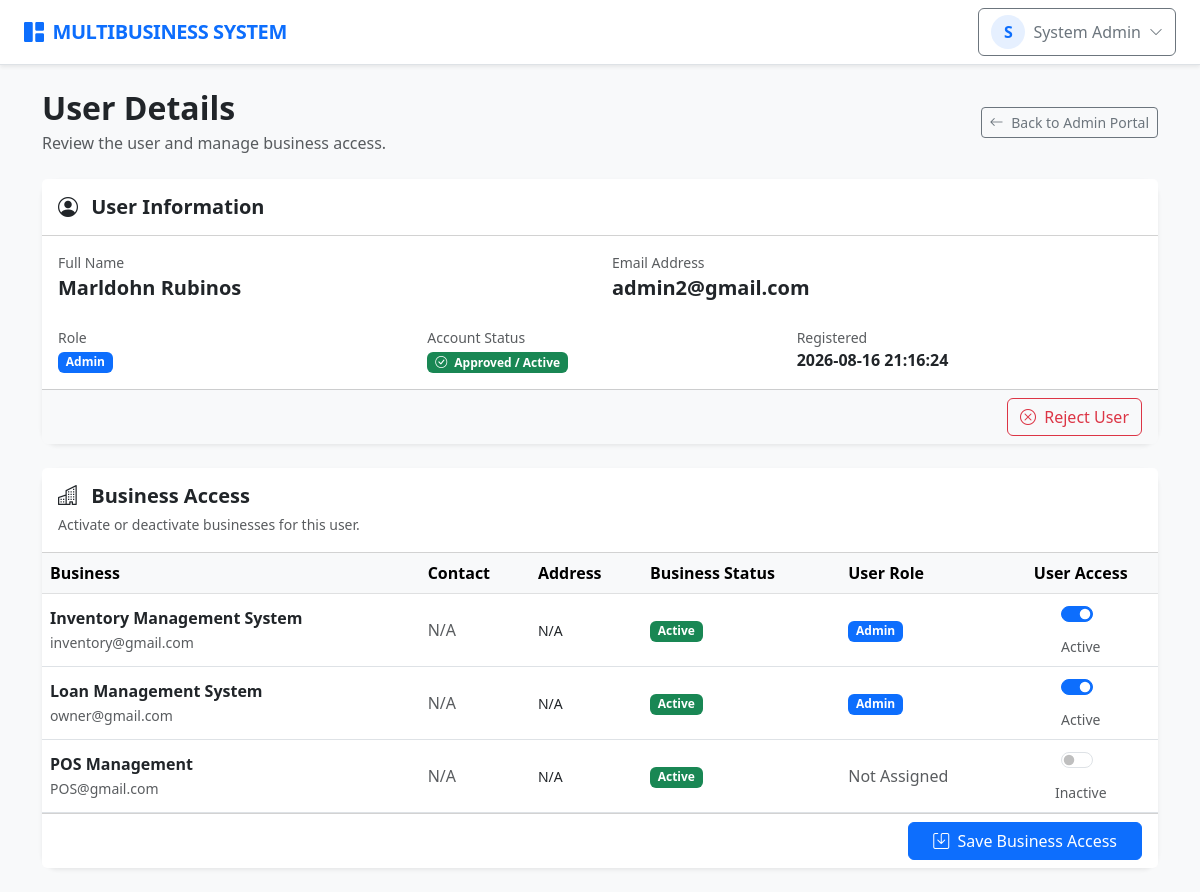
The app's page /public/index.php?page=admin_user_details&id=5 (signed in) with its own data.
### tables this page shows
CREATE TABLE `users` (
  `id` int(11) NOT NULL,
  `name` varchar(150) NOT NULL,
  `email` varchar(150) NOT NULL,
  `password` varchar(255) NOT NULL,
  `role` enum('super_admin','admin','staff') NOT NULL DEFAULT 'staff',
  `status` enum('active','inactive','pending') NOT NULL DEFAULT 'active',
  `created_at` timestamp NOT NULL DEFAULT current_timestamp(),
  `updated_at` timestamp NULL DEFAULT NULL ON UPDATE current_timestamp()
);

CREATE TABLE `businesses` (
  `id` int(11) NOT NULL,
  `name` varchar(150) NOT NULL,
  `email` varchar(150) DEFAULT NULL,
  `phone` varchar(50) DEFAULT NULL,
  `address` text DEFAULT NULL,
  `status` enum('active','inactive') NOT NULL DEFAULT 'active',
  `created_at` timestamp NOT NULL DEFAULT current_timestamp(),
  `updated_at` timestamp NULL DEFAULT NULL ON UPDATE current_timestamp()
);

### resources/admin_user_details.php (the view, shortened to what this page needs)
<?php
$pdo = Database::getConnection();
$targetUserId = (int)($_GET['id'] ?? 0);
$stmt = $pdo->prepare("
    SELECT
        id,
        name,
        email,
        role,
        status,
        created_at,
        updated_at
    FROM users
    WHERE id = ?
    LIMIT 1
");
$stmt->execute([$targetUserId]);
$user = $stmt->fetch(PDO::FETCH_ASSOC);
$stmt = $pdo->query("
    SELECT
        id,
        name,
        email,
        phone,
        address,
        status,
        created_at
    FROM businesses
    ORDER BY name ASC
");
$businesses = $stmt->fetchAll(PDO::FETCH_ASSOC);
$stmt = $pdo->prepare("
    SELECT
        business_id,
        role
    FROM business_users
    WHERE user_id = ?
");
$stmt->execute([$targetUserId]);
$userBusinesses = [];
foreach ($stmt->fetchAll(PDO::FETCH_ASSOC) as $row) {
    $userBusinesses[(int)$row['business_id']] = $row['role'];
}
include __DIR__ . '/partials/header.php';
?>
<div class="container py-4">
    <div class="d-flex justify-content-between align-items-center mb-4">
        <div>
            <h2 class="fw-bold mb-1">
                User Details
            </h2>
            <p class="text-muted mb-0">
                Review the user and manage business access.
            </p>
        </div>
        <a
            href="index.php?page=admin_portal"
            class="btn btn-outline-secondary btn-sm"
        >
            <i class="bi bi-arrow-left me-1"></i>
            Back to Admin Portal
        </a>
    </div>
    <div class="card shadow-sm border-0 rounded-4 mb-4">
        <div class="card-header bg-white py-3">
            <h5 class="fw-bold mb-0">
                <i class="bi bi-person-circle me-2"></i>
                User Information
            </h5>
        </div>
        <div class="card-body">
            <div class="row g-4">
                <div class="col-md-6">
                    <div class="text-muted small">
                        Full Name
                    </div>
                    <div class="fw-bold fs-5">
                        <?= htmlspecialchars($user['name']) ?>
                    </div>
                </div>
                <div class="col-md-6">
                    <div class="text-muted small">
                        Email Address
                    </div>
                    <div class="fw-bold fs-5">
                        <?= htmlspecialchars($user['email']) ?>
                    </div>
                </div>
                <div class="col-md-4">
                    <div class="text-muted small">
                        Role
                    </div>
                    <?php
                    $role = $user['role'] ?? 'staff';
                    $roleClass = 'secondary';
                    if ($role === 'super_admin') {
                        $roleClass = 'danger';
                    } elseif ($role === 'admin') {
                        $roleClass = 'primary';
                    } elseif ($role === 'staff') {
                        $roleClass = 'secondary';
                    }
                    ?>
                    <span class="badge bg-<?= $roleClass ?>">
                        <?= htmlspecialchars(
                            ucwords(str_replace('_', ' ', $role))
                        ) ?>
                    </span>
                </div>
                <div class="col-md-4">
                    <div class="text-muted small">
                        Account Status
                    </div>
                    <?php
                    $userStatus = $user['status'] ?? 'pending';
                    if ($userStatus === 'active'):
                    ?>
                        <span class="badge bg-success">
                            <i class="bi bi-check-circle me-1"></i>
                            Approved / Active
                        </span>
                    <?php endif; ?>
                </div>
                <div class="col-md-4">
                    <div class="text-muted small">
                        Registered
                    </div>
                    <div class="fw-semibold">
                        <?= htmlspecialchars(
                            $user['created_at']
                        ) ?>
                    </div>
                </div>
            </div>
        </div>
        <div class="card-footer bg-light">
            <div class="d-flex justify-content-end gap-2">
                <?php if ($userStatus === 'active'): ?>
                    <form
                        method="POST"
                        onsubmit="return confirm('Reject this user?');"
                    >
                        <button
                            type="submit"
                            class="btn btn-outline-danger"
                        >
                            <i class="bi bi-x-circle me-1"></i>
                            Reject User
                        </button>
                    </form>
                <?php endif; ?>
            </div>
        </div>
    </div>
    <div class="card shadow-sm border-0 rounded-4">
        <div class="card-header bg-white py-3">
            <h5 class="fw-bold mb-1">
                <i class="bi bi-buildings me-2"></i>
                Business Access
            </h5>
            <small class="text-muted">
                Activate or deactivate businesses for this user.
            </small>
        </div>
        <form method="POST">
            <?php if (empty($businesses)): ?>
                <div class="p-4 text-center">
                    <i
                        class="bi bi-buildings text-muted"
                        style="font-size:3rem;"
                    ></i>
                    <p class="text-muted mt-3 mb-0">
                        No businesses found.
                    </p>
                </div>
            <?php else: ?>
                <div class="table-responsive">
                    <table class="table table-hover align-middle mb-0">
                        <thead class="table-light">
                            <tr>
                                <th>
                                    Business
                                </th>
                                <th>
                                    Contact
                                </th>
                                <th>
                                    Address
                                </th>
                                <th>
                                    Business Status
                                </th>
                                <th>
                                    User Role
                                </th>
                                <th class="text-center">
                                    User Access
                                </th>
                            </tr>
                        </thead>
                        <tbody>
                            <?php foreach ($businesses as $business): ?>
                                <?php
                                $businessId = (int)$business['id'];
                                $hasAccess = isset(
                                    $userBusinesses[$businessId]
                                );
                                $businessStatus =
                                    $business['status'] ?? 'active';
                                ?>
                                <tr>
                                    <td>
                                        <div class="fw-bold">
                                            <?= htmlspecialchars(
                                                $business['name']
                                            ) ?>
                                        </div>
                                        <?php if (!empty($business['email'])): ?>
                                            <small class="text-muted">
                                                <?= htmlspecialchars(
                                                    $business['email']
                                                ) ?>
                                            </small>
                                        <?php endif; ?>
                                    </td>
                                    <td>
                                        <?php if (!empty($business['phone'])): ?>
                                            <i class="bi bi-telephone me-1"></i>
                                            <?= htmlspecialchars(
                                                $business['phone']
                                            ) ?>
                                        <?php else: ?>
                                            <span class="text-muted">
                                                N/A
                                            </span>
                                        <?php endif; ?>
                                    </td>
                                    <td>
                                        <small>
                                            <?= !empty($business['address'])
                                                ? htmlspecialchars(
                                                    $business['address']
                                                )
                                                : 'N/A'
                                            ?>
                                        </small>
                                    </td>
                                    <td>
                                        <?php if (
                                            $businessStatus === 'active'
                                        ): ?>
                                            <span class="badge bg-success">
                                                Active
                                            </span>
                                        <?php else: ?>
                                            <span class="badge bg-secondary">
                                                Inactive
                                            </span>
                                        <?php endif; ?>
                                    </td>
                                    <td>
                                        <?php if ($hasAccess): ?>
                                            <span class="badge bg-primary">
                                                <?= htmlspecialchars(
                                                    ucwords(
                                                        str_replace(
                                                            '_',
                                                            ' ',
                                                            $userBusinesses[$businessId]
                                                        )
                                                    )
                                                ) ?>
                                            </span>
                                        <?php else: ?>
                                            <span class="text-muted">
                                                Not Assigned
                                            </span>
                                        <?php endif; ?>
                                    </td>
                                    <td class="text-center">
                                        <div class="form-check form-switch d-inline-block">
                                            <input
                                                type="checkbox"
                                                class="form-check-input"
                                                name="business[<?= $businessId ?>][active]"
                                                value="1"
                                                <?= $hasAccess ? 'checked' : '' ?>
                                                <?= $businessStatus !== 'active' ? 'disabled' : '' ?>
                                            >
                                        </div>
                                        <div>
                                            <small class="text-muted">
                                                <?= $hasAccess
                                                    ? 'Active'
                                                    : 'Inactive'
                                                ?>
                                            </small>
                                        </div>
                                    </td>
                                </tr>
                            <?php endforeach; ?>
                        </tbody>
                    </table>
                </div>
                <div class="card-footer bg-white">
                    <div class="d-flex justify-content-end">
                        <button
                            type="submit"
                            class="btn btn-primary px-4"
                        >
                            <i class="bi bi-save me-1"></i>
                            Save Business Access
                        </button>
                    </div>
                </div>
            <?php endif; ?>
        </form>
    </div>
</div>
<?php include __DIR__ . '/partials/footer.php'; ?>

### resources/partials/header.php (style rules this page uses)
body { min-height: 100vh; }

### records on screen
users: name "Marldohn Rubinos", email "admin2@gmail.com", role "Admin", created_at "2026-08-16 21:16:24"
businesses: name "Inventory Management System", email "inventory@gmail.com", shows "N/A", shows "Active", id "Admin", status "☑"
businesses: name "Loan Management System", email "owner@gmail.com", phone "N/A", address "N/A", shows "Active", id "Admin", status "☑"
businesses: name "POS Management", email "POS@gmail.com", shows "N/A", shows "Active", shows "Not Assigned", shows "Inactive"

### other values on screen
substr($currentUserName, 0, 1) "S"
$currentUserName "System Admin"
